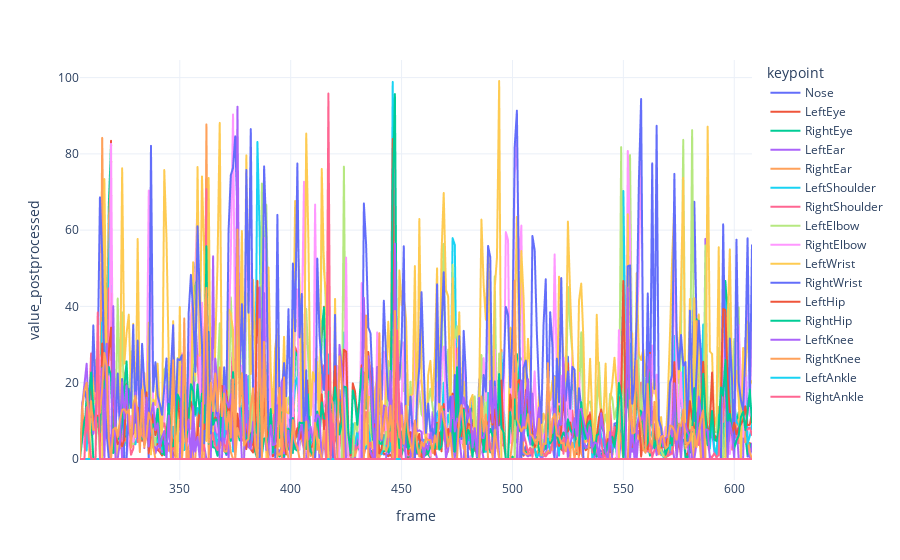

This figure's notebook cell:
### Code cell
(get_pose_signals_dataframe(signal_container)
.assign(value_postprocessed = lambda df: np.where(df.value > 100, df.value.shift(1), df.value))
.query("idx == 37")
.pipe(lambda df: px.line(df, x="frame", y="value_postprocessed", color="keypoint", template="plotly_white")))

### Figure 1 — Plotly figure (JSON) as saved in the notebook; plotly's stock layout.template omitted (floating-point values rounded to 4 significant figures; data arrays with more than 128 entries replaced by an {"elided": "..."} marker saying what was removed)
{"data": [{"hovertemplate": "keypoint=Nose<br>frame=%{x}<br>value_postprocessed=%{y}<extra></extra>", "legendgroup": "Nose", "line": {"color": "#636efa", "dash": "solid"}, "marker": {"symbol": "circle"}, "mode": "lines", "name": "Nose", "showlegend": true, "type": "scattergl", "x": {"elided": "304 int values"}, "xaxis": "x", "y": {"elided": "304 float values"}, "yaxis": "y"}, {"hovertemplate": "keypoint=LeftEye<br>frame=%{x}<br>value_postprocessed=%{y}<extra></extra>", "legendgroup": "LeftEye", "line": {"color": "#EF553B", "dash": "solid"}, "marker": {"symbol": "circle"}, "mode": "lines", "name": "LeftEye", "showlegend": true, "type": "scattergl", "x": {"elided": "304 int values"}, "xaxis": "x", "y": {"elided": "304 float values"}, "yaxis": "y"}, {"hovertemplate": "keypoint=RightEye<br>frame=%{x}<br>value_postprocessed=%{y}<extra></extra>", "legendgroup": "RightEye", "line": {"color": "#00cc96", "dash": "solid"}, "marker": {"symbol": "circle"}, "mode": "lines", "name": "RightEye", "showlegend": true, "type": "scattergl", "x": {"elided": "304 int values"}, "xaxis": "x", "y": {"elided": "304 float values"}, "yaxis": "y"}, {"hovertemplate": "keypoint=LeftEar<br>frame=%{x}<br>value_postprocessed=%{y}<extra></extra>", "legendgroup": "LeftEar", "line": {"color": "#ab63fa", "dash": "solid"}, "marker": {"symbol": "circle"}, "mode": "lines", "name": "LeftEar", "showlegend": true, "type": "scattergl", "x": {"elided": "304 int values"}, "xaxis": "x", "y": {"elided": "304 float values"}, "yaxis": "y"}, {"hovertemplate": "keypoint=RightEar<br>frame=%{x}<br>value_postprocessed=%{y}<extra></extra>", "legendgroup": "RightEar", "line": {"color": "#FFA15A", "dash": "solid"}, "marker": {"symbol": "circle"}, "mode": "lines", "name": "RightEar", "showlegend": true, "type": "scattergl", "x": {"elided": "304 int values"}, "xaxis": "x", "y": {"elided": "304 float values"}, "yaxis": "y"}, {"hovertemplate": "keypoint=LeftShoulder<br>frame=%{x}<br>value_postprocessed=%{y}<extra></extra>", "legendgroup": "LeftShoulder", "line": {"color": "#19d3f3", "dash": "solid"}, "marker": {"symbol": "circle"}, "mode": "lines", "name": "LeftShoulder", "showlegend": true, "type": "scattergl", "x": {"elided": "304 int values"}, "xaxis": "x", "y": {"elided": "304 float values"}, "yaxis": "y"}, {"hovertemplate": "keypoint=RightShoulder<br>frame=%{x}<br>value_postprocessed=%{y}<extra></extra>", "legendgroup": "RightShoulder", "line": {"color": "#FF6692", "dash": "solid"}, "marker": {"symbol": "circle"}, "mode": "lines", "name": "RightShoulder", "showlegend": true, "type": "scattergl", "x": {"elided": "304 int values"}, "xaxis": "x", "y": {"elided": "304 float values"}, "yaxis": "y"}, {"hovertemplate": "keypoint=LeftElbow<br>frame=%{x}<br>value_postprocessed=%{y}<extra></extra>", "legendgroup": "LeftElbow", "line": {"color": "#B6E880", "dash": "solid"}, "marker": {"symbol": "circle"}, "mode": "lines", "name": "LeftElbow", "showlegend": true, "type": "scattergl", "x": {"elided": "304 int values"}, "xaxis": "x", "y": {"elided": "304 float values"}, "yaxis": "y"}, {"hovertemplate": "keypoint=RightElbow<br>frame=%{x}<br>value_postprocessed=%{y}<extra></extra>", "legendgroup": "RightElbow", "line": {"color": "#FF97FF", "dash": "solid"}, "marker": {"symbol": "circle"}, "mode": "lines", "name": "RightElbow", "showlegend": true, "type": "scattergl", "x": {"elided": "304 int values"}, "xaxis": "x", "y": {"elided": "304 float values"}, "yaxis": "y"}, {"hovertemplate": "keypoint=LeftWrist<br>frame=%{x}<br>value_postprocessed=%{y}<extra></extra>", "legendgroup": "LeftWrist", "line": {"color": "#FECB52", "dash": "solid"}, "marker": {"symbol": "circle"}, "mode": "lines", "name": "LeftWrist", "showlegend": true, "type": "scattergl", "x": {"elided": "304 int values"}, "xaxis": "x", "y": {"elided": "304 float values"}, "yaxis": "y"}, {"hovertemplate": "keypoint=RightWrist<br>frame=%{x}<br>value_postprocessed=%{y}<extra></extra>", "legendgroup": "RightWrist", "line": {"color": "#636efa", "dash": "solid"}, "marker": {"symbol": "circle"}, "mode": "lines", "name": "RightWrist", "showlegend": true, "type": "scattergl", "x": {"elided": "304 int values"}, "xaxis": "x", "y": {"elided": "304 float values"}, "yaxis": "y"}, {"hovertemplate": "keypoint=LeftHip<br>frame=%{x}<br>value_postprocessed=%{y}<extra></extra>", "legendgroup": "LeftHip", "line": {"color": "#EF553B", "dash": "solid"}, "marker": {"symbol": "circle"}, "mode": "lines", "name": "LeftHip", "showlegend": true, "type": "scattergl", "x": {"elided": "304 int values"}, "xaxis": "x", "y": {"elided": "304 float values"}, "yaxis": "y"}, {"hovertemplate": "keypoint=RightHip<br>frame=%{x}<br>value_postprocessed=%{y}<extra></extra>", "legendgroup": "RightHip", "line": {"color": "#00cc96", "dash": "solid"}, "marker": {"symbol": "circle"}, "mode": "lines", "name": "RightHip", "showlegend": true, "type": "scattergl", "x": {"elided": "304 int values"}, "xaxis": "x", "y": {"elided": "304 float values"}, "yaxis": "y"}, {"hovertemplate": "keypoint=LeftKnee<br>frame=%{x}<br>value_postprocessed=%{y}<extra></extra>", "legendgroup": "LeftKnee", "line": {"color": "#ab63fa", "dash": "solid"}, "marker": {"symbol": "circle"}, "mode": "lines", "name": "LeftKnee", "showlegend": true, "type": "scattergl", "x": {"elided": "304 int values"}, "xaxis": "x", "y": {"elided": "304 float values"}, "yaxis": "y"}, {"hovertemplate": "keypoint=RightKnee<br>frame=%{x}<br>value_postprocessed=%{y}<extra></extra>", "legendgroup": "RightKnee", "line": {"color": "#FFA15A", "dash": "solid"}, "marker": {"symbol": "circle"}, "mode": "lines", "name": "RightKnee", "showlegend": true, "type": "scattergl", "x": {"elided": "304 int values"}, "xaxis": "x", "y": {"elided": "304 float values"}, "yaxis": "y"}, {"hovertemplate": "keypoint=LeftAnkle<br>frame=%{x}<br>value_postprocessed=%{y}<extra></extra>", "legendgroup": "LeftAnkle", "line": {"color": "#19d3f3", "dash": "solid"}, "marker": {"symbol": "circle"}, "mode": "lines", "name": "LeftAnkle", "showlegend": true, "type": "scattergl", "x": {"elided": "304 int values"}, "xaxis": "x", "y": {"elided": "304 int values"}, "yaxis": "y"}, {"hovertemplate": "keypoint=RightAnkle<br>frame=%{x}<br>value_postprocessed=%{y}<extra></extra>", "legendgroup": "RightAnkle", "line": {"color": "#FF6692", "dash": "solid"}, "marker": {"symbol": "circle"}, "mode": "lines", "name": "RightAnkle", "showlegend": true, "type": "scattergl", "x": {"elided": "304 int values"}, "xaxis": "x", "y": {"elided": "304 float values"}, "yaxis": "y"}], "layout": {"legend": {"title": {"text": "keypoint"}, "tracegroupgap": 0}, "margin": {"t": 60}, "xaxis": {"anchor": "y", "domain": [0, 1], "title": {"text": "frame"}}, "yaxis": {"anchor": "x", "domain": [0, 1], "title": {"text": "value_postprocessed"}}}}
